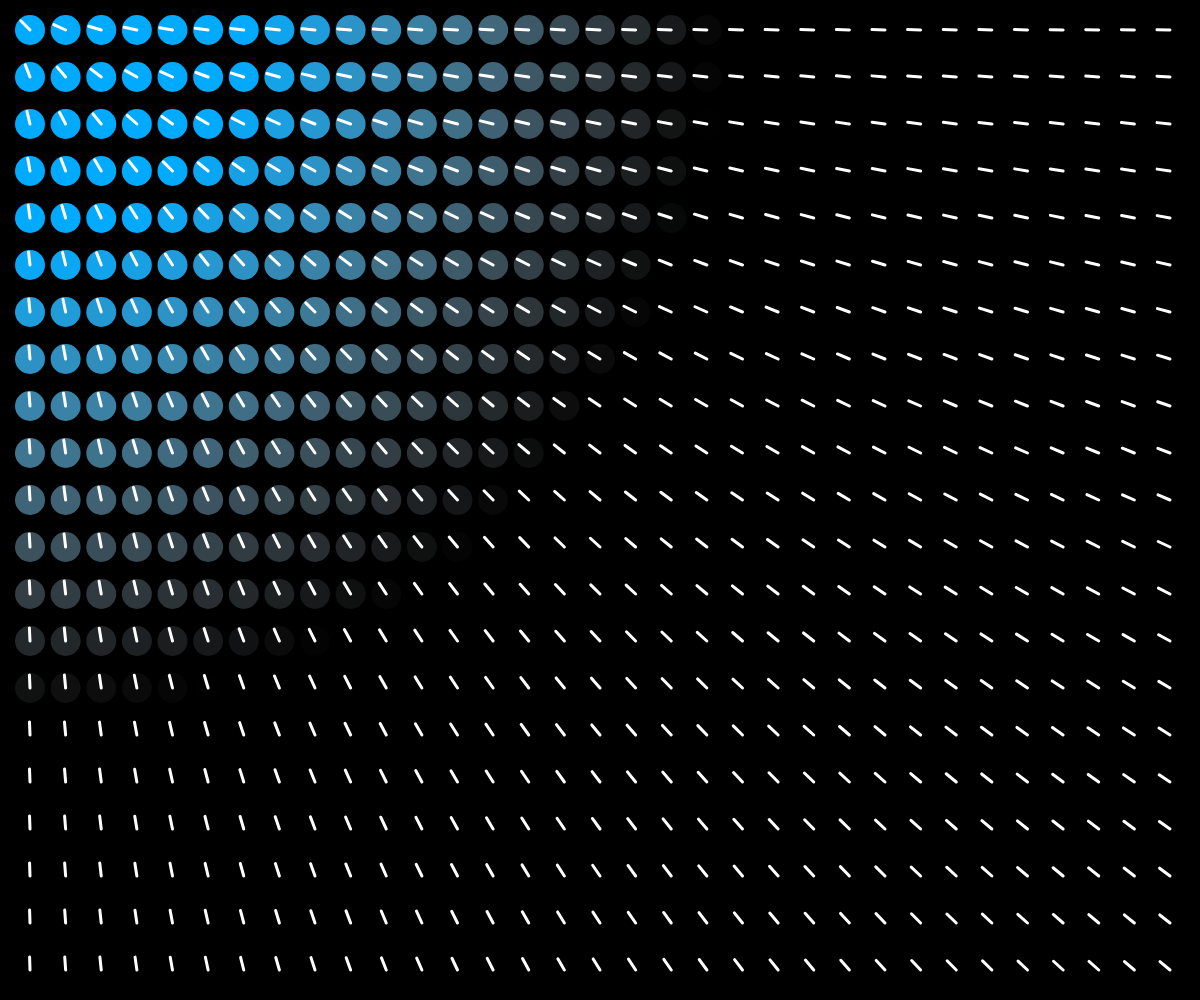
Frame 1 (no input)
Frame 60 (no input): identical to frame 1, image omitted
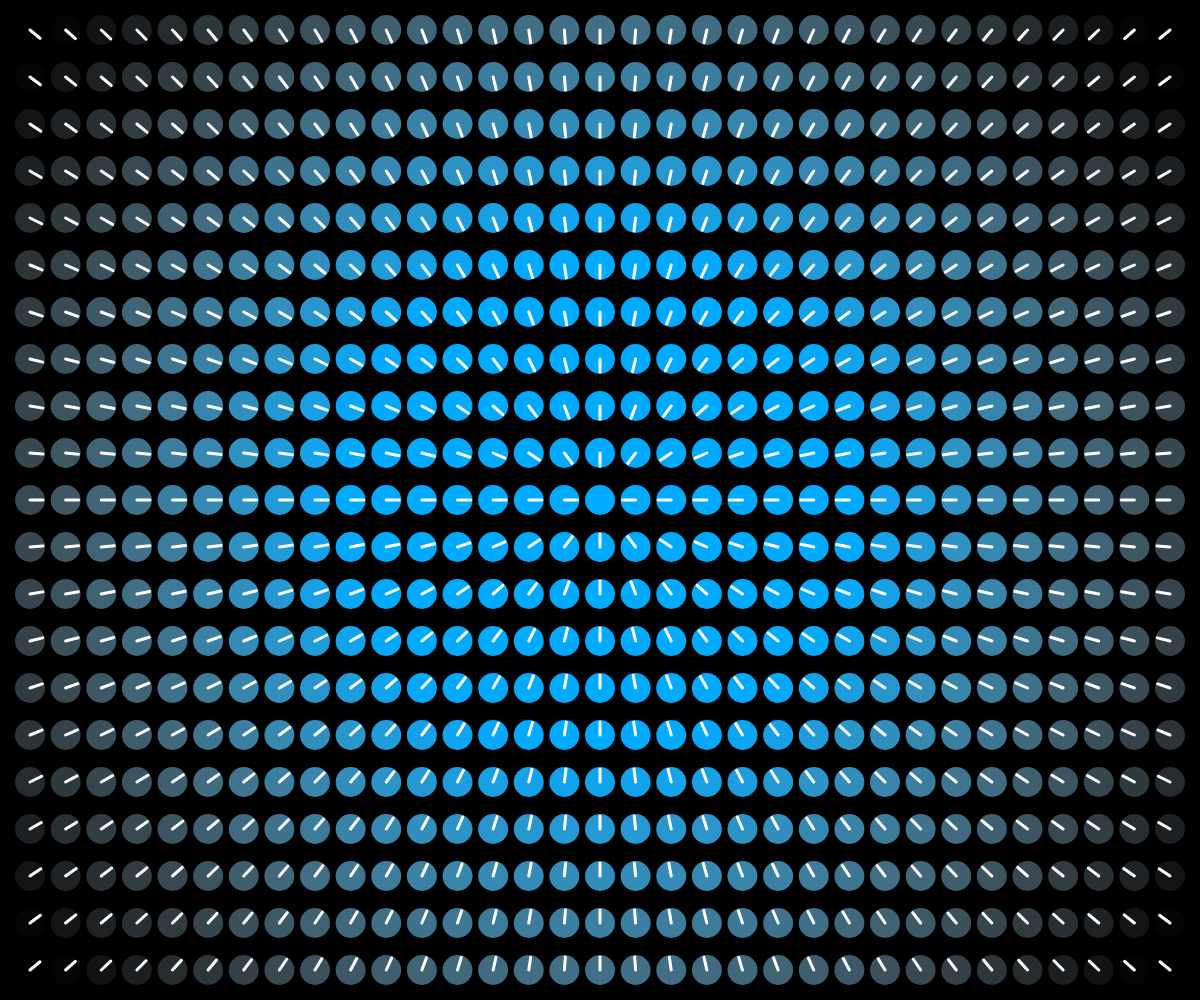
Frame 120 (the mouse pressed at the canvas centre since frame 60)

The p5.js sketch that drew these frames (run headless with seeded random() and noise() and a simulated clock; from frame 60 on, the mouse is pressed at the canvas centre):

// p5.js sketch
// ── sketch.js
let file, data;
let cols = 20, rows = 32;

// preload
function preload() {

}

// setup
function setup() {
  // make the canvas a little bigger
  createCanvas(windowWidth, windowHeight);
}

function drawCircle(x, y, direction) {
  let ratio = (x - mouseX) / (y - mouseY)
  let lineLen = 13
  let hyp = sqrt(sq(x - mouseX) + sq(y - mouseY))
  let scale = lineLen / hyp

  noStroke()
  colorMode(HSB)
  fill(200, map(720 - hyp, 0, width, 0, 255), map(720 - hyp, 0, width, 0, 255))
  circle(x, y, 30)
  stroke(255)
  strokeWeight(3)
  line(x, y, x + (mouseX - x) * scale, y + (mouseY - y) * scale )
}

// draw
function draw() {
  background(0)
  for (let i = 0; i <= rows; i++) {
    for(let j = 0; j <= cols; j++) {
      drawCircle(i * (width - 60) / rows + 30, j * (height - 60) / cols + 30, 0)
    }
  }
}
